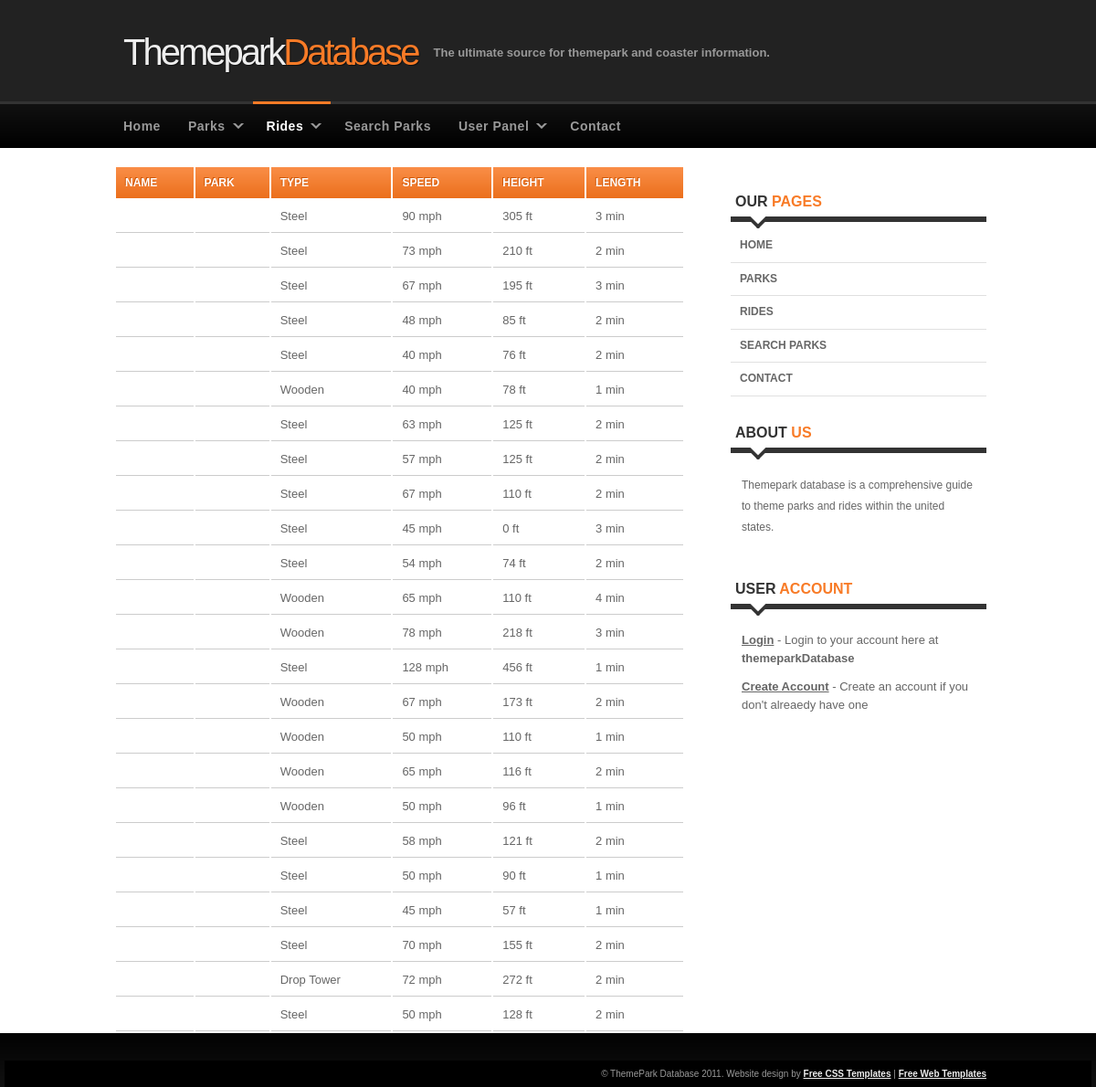
Page /showcoasters.php on the committed database.
### tables this page shows
CREATE TABLE IF NOT EXISTS `rollercoaster` (
  `coaster_id` int(11) NOT NULL AUTO_INCREMENT,
  `coaster_name` varchar(30) DEFAULT NULL,
  `Type` varchar(20) DEFAULT NULL,
  `Speed_mph` int(5) DEFAULT NULL,
  `Height_ft` int(4) DEFAULT NULL,
  `Length_min` int(3) DEFAULT NULL,
  `park_id` int(11) DEFAULT NULL,
  PRIMARY KEY (`coaster_id`),
  KEY `park_id` (`park_id`)
);

### showcoasters.php (the view, shortened to what this page needs)
<?php
   include('db_connect.php');
?>
<!DOCTYPE html PUBLIC "-//W3C//DTD XHTML 1.0 Strict//EN" "http://www.w3.org/TR/xhtml1/DTD/xhtml1-strict.dtd">
<html xmlns="http://www.w3.org/1999/xhtml">
<head>
<link rel="stylesheet" href="styles.css" type="text/css" />
</head>
<body class="noheader">
<div id="container">
	<div id="header">
    	<h1><a href="/">Themepark<strong>Database</strong></a></h1>
        <h2>The ultimate source for themepark and coaster information.</h2>
    </div>
    <div id="nav">
    	<ul class="sf-menu dropdown">
        	<li><a href="index.php">Home</a></li>
            <li><a class="has_submenu" href="parks.php">Parks</a>
            </li>
            <li class="selected"><a class="has_submenu" href="rides.php">Rides</a>
            </li>
            <li><a href="#">Search Parks</a></li>
            <li><a class="has_submenu" href="#">User Panel</a>
            </li>
            <li><a href="#">Contact</a></li>
        </ul>
    </div>
        <div id="body">
            <div id="content">
                <div class="box">
              		<?php
                	$query = "SELECT * FROM rollercoaster";
  					$result = mysqli_query($db, $query)
   					or die("Error Querying Database");
   					echo "<table id=\"parkinfo\">\n<tr><th>Name</th><th>Park</th><th>Type</th><th>Speed</th><th>Height</th><th>Length</th></tr>\n\n";
   					while($row = mysqli_fetch_array($result)) {
  						$name = $row['Name'];
  						$park = $row['Park'];
  						$type = $row['Type'];
						$speed = $row['Speed_mph'];
						$height = $row['Height_ft'];
						$length = $row['Length_min'];
		  				echo "<tr><td>$name</td><td ><a href = \"park.php?id=" . $park . "\">$park</a></td><td >$type</td><td >$speed mph</td><td >$height ft</td><td >$length min</td></tr>\n";
	   				 }
	   				 echo "</table>\n";
                ?>
              </div>
        </div>
        <?php
        	include('sidebar.php');
        ?>
    </div></div>
    <?php
    	include('footerSmall.php');
    ?>
</body>
</html>

### styles.css (style rules this page uses)
body { background: #FFF url('images/body-single.png') repeat-x scroll top left; margin:0; padding:0; font-family: Verdana, Geneva, sans-serif; font-size: 13px; color: #666; }
body.noheader { background: #FFF url('images/body-noheader.png') repeat-x scroll top left; }
* { margin:0; padding:0; }
table { width: 100%; text-align: left; }
th, td { padding: 10px 10px; }
th { color: #fff; font-size: 12px; font-family: Arial, Helvetica, sans-serif; text-decoration: none; text-transform: uppercase; text-shadow:-1px -1px #CE5709; background: #F87B27 url('images/frontpage-link.png') repeat-x scroll top left; }
td { border-bottom: 1px solid #ccc; }
a { color: #F97B27; }
h1 { color: #000; font-size: 35px; font-family: Arial, Helvetica, sans-serif; padding: 0; background: none; border-bottom: none; text-transform: none; line-height: 1.0em; padding: 0 0 5px; }
h1 strong { font-weight: normal; }
h2 { color: #000; font-family: 'Lucida Grande','Lucida Sans Unicode',Geneva,Verdana,Sans-Serif; font-size: 30px; letter-spacing: -0.25px; font-weight: bold; padding: 0 0 5px; margin: 0; }
ul, ol { margin: 0 0 35px 35px; }
li { padding-bottom: 5px; }
#container { width: 960px; margin: 0 auto; padding: 0px; }
#header { padding: 0px 15px; margin: 0 auto; height: 111px; }
#header h1 { padding: 0; }
#header h1 a { color: #eee; padding-top: 40px; font-size: 40px; font-weight: normal; font-family: Lucida,"Lucida Sans",Geneva,Arial,sans-serif; text-decoration: none; letter-spacing: -3px; float: left; text-shadow: 1px 1px #111; }
#header h1 a strong { color: #F87B27; }
#header h2 { color: #999; float: left; font-family: Arial,Helvetica,sans-serif; font-size: 13px; font-weight: bold; letter-spacing: 0; margin-left: 10px; margin-top: 50px; padding-bottom: 0; padding-left: 7px; }
#nav { height: 50px; width: 960px; position: relative; z-index: 999; }
#nav ul { list-style: none; padding: 0; margin: 0; height: 50px; }
#nav ul li { display: block; float: left; }
#nav ul li a { display: block; color: #999; display: block; border-top: 3px solid #333; font-size: 14px; font-weight: bold; float: left; letter-spacing: 0.5px; font-family: Arial, Helvetica, sans-serif; padding: 17px 15px 17px; text-decoration: none; }
#nav ul li a.has_submenu { background: transparent url('images/submenu-item.gif') no-repeat scroll right center; padding-right: 30px; }
#nav ul li.selected a, #nav ul li.selected a:hover, #nav ul li.selected li.selected a { color: #fff; border-top: 3px solid #F87B27; }
.sf-menu, .sf-menu * { margin: 0; padding: 0; list-style: none; }
.sf-menu { line-height: 1.0; }
.sf-menu li { float: left; position: relative; }
.sf-menu a { display: block; position: relative; }
#body { background: none; margin:0 auto; padding: 20px 0 0; width: 960px; }
#content { float: left; width: 635px; }
.box { margin: 0; padding: 0 5px; background-color: #fff; }

### rows in the picture
rollercoaster: Type "Steel", Speed_mph "90", Height_ft "305", Length_min "3"
rollercoaster: Type "Steel", Speed_mph "73", Height_ft "210", Length_min "2"
rollercoaster: Type "Steel", Speed_mph "67", Height_ft "195", Length_min "3"
rollercoaster: Type "Steel", Speed_mph "48", Height_ft "85", Length_min "2"
rollercoaster: Type "Steel", Speed_mph "40", Height_ft "76", Length_min "2"
rollercoaster: Type "Wooden", Speed_mph "40", Height_ft "78", Length_min "1"
rollercoaster: Type "Steel", Speed_mph "63", Height_ft "125", Length_min "2"
rollercoaster: Type "Steel", Speed_mph "57", Height_ft "125", Length_min "2"
rollercoaster: Type "Steel", Speed_mph "67", Height_ft "110", Length_min "2"
rollercoaster: Type "Steel", Speed_mph "45", Height_ft "0", Length_min "3"
rollercoaster: Type "Steel", Speed_mph "54", Height_ft "74", Length_min "2"
rollercoaster: Type "Wooden", Speed_mph "65", Height_ft "110", Length_min "4"
rollercoaster: Type "Wooden", Speed_mph "78", Height_ft "218", Length_min "3"
rollercoaster: Type "Steel", Speed_mph "128", Height_ft "456", Length_min "1"
rollercoaster: Type "Wooden", Speed_mph "67", Height_ft "173", Length_min "2"
rollercoaster: Type "Wooden", Speed_mph "50", Height_ft "110", Length_min "1"
rollercoaster: Type "Wooden", Speed_mph "65", Height_ft "116", Length_min "2"
rollercoaster: Type "Wooden", Speed_mph "50", Height_ft "96", Length_min "1"
rollercoaster: Type "Steel", Speed_mph "58", Height_ft "121", Length_min "2"
rollercoaster: Type "Steel", Speed_mph "50", Height_ft "90", Length_min "1"
rollercoaster: Type "Steel", Speed_mph "45", Height_ft "57", Length_min "1"
rollercoaster: Type "Steel", Speed_mph "70", Height_ft "155", Length_min "2"
rollercoaster: Type "Drop Tower", Speed_mph "72", Height_ft "272", Length_min "2"
rollercoaster: Type "Steel", Speed_mph "50", Height_ft "128", Length_min "2"
